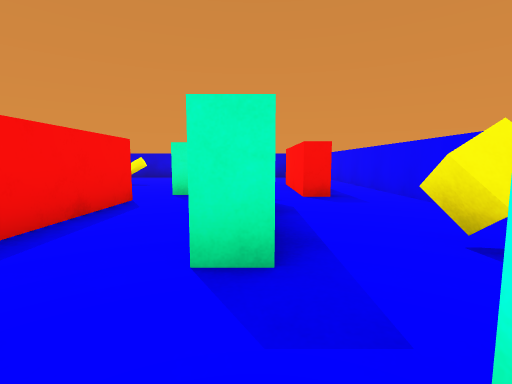
[1] (above)

21 first-person views from a walk through a Unity game level. The camera is 0.62 m above the floor, tilts 6° down and sees 85° across. The floor is counted in squares, 1 m on a side. Each view is taken from the middle of a square. On the plan, view 1 faces up. The plan holds only what a view shows up to about 9 squares ahead; the rest is blank. The player is left out.

[2]
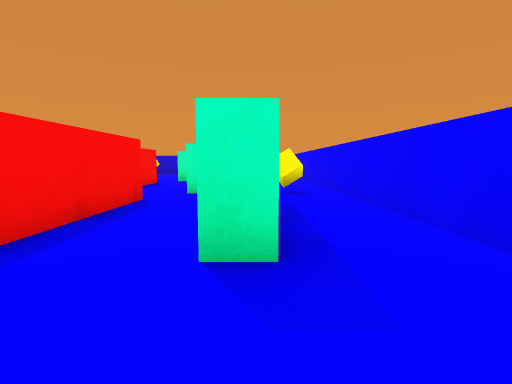

[3]
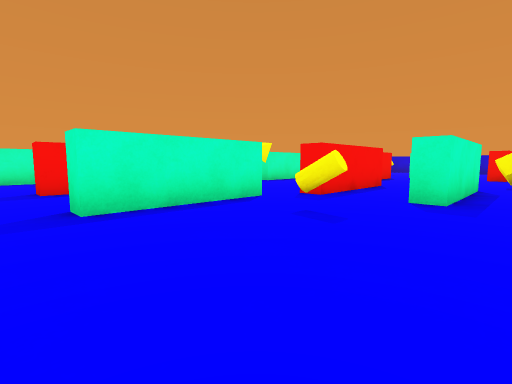

[4]
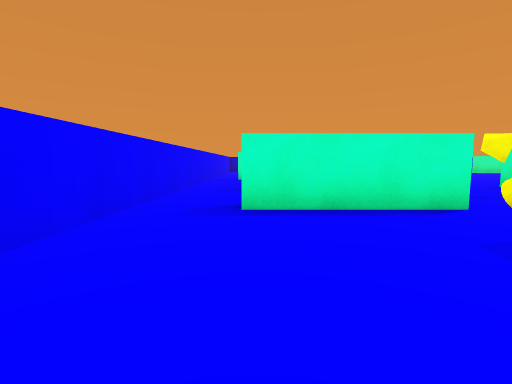

[5]
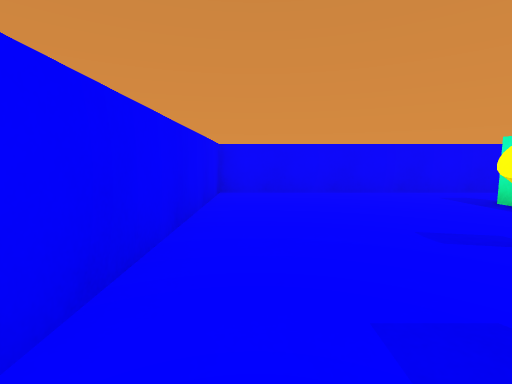

[6]
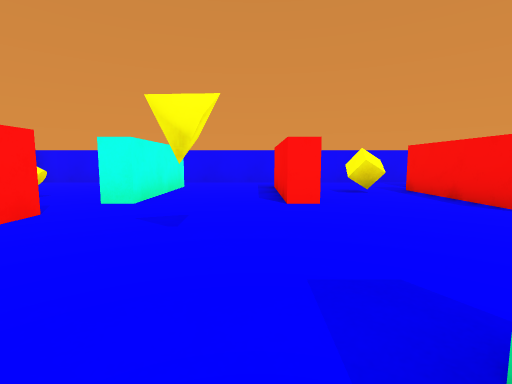

[7]
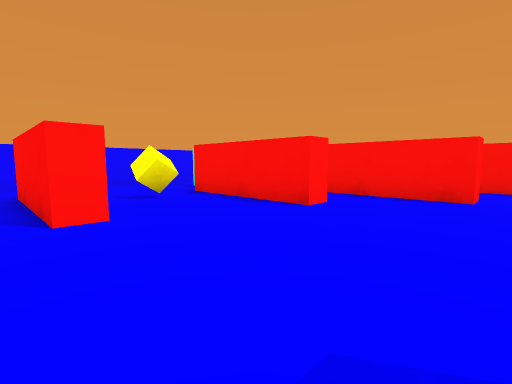

[8]
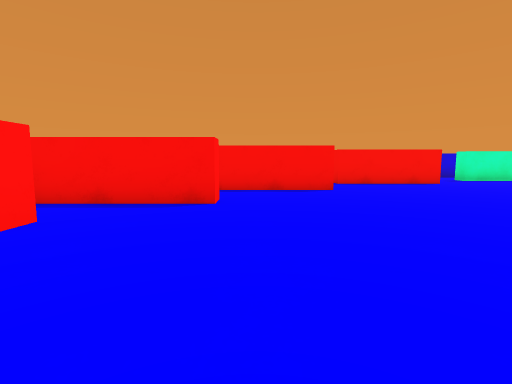

[9]
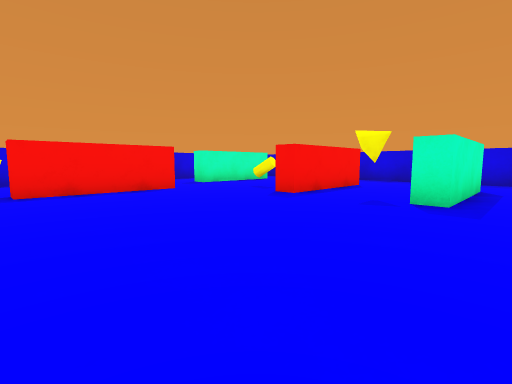

[10]
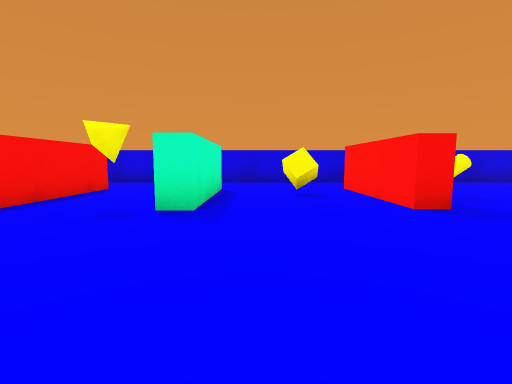

[11]
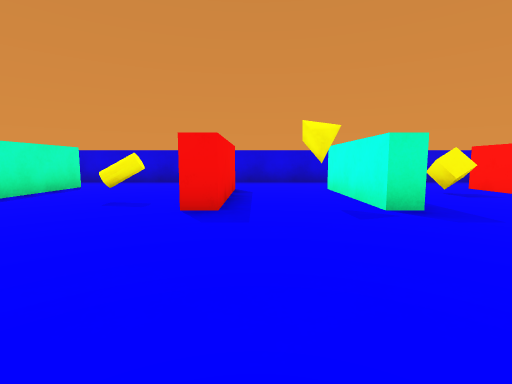

[12]
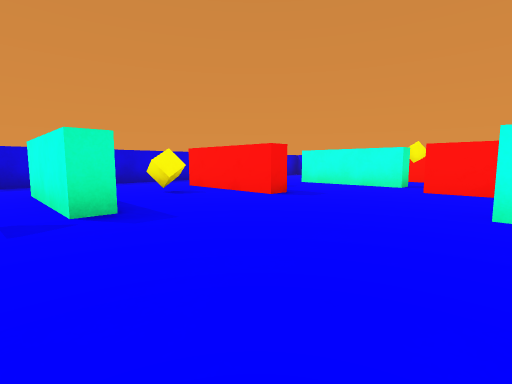

[13]
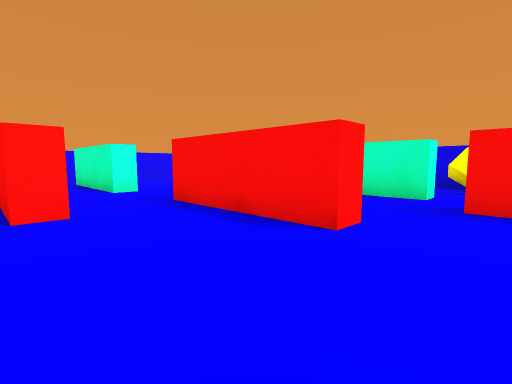

[14]
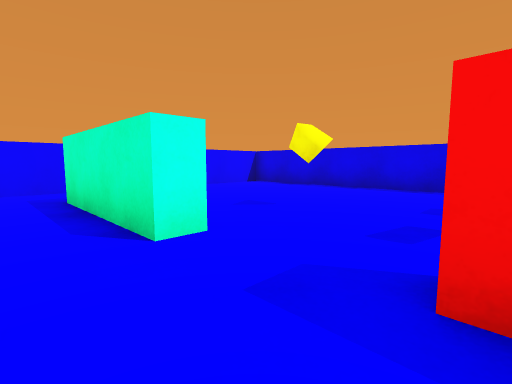

[15]
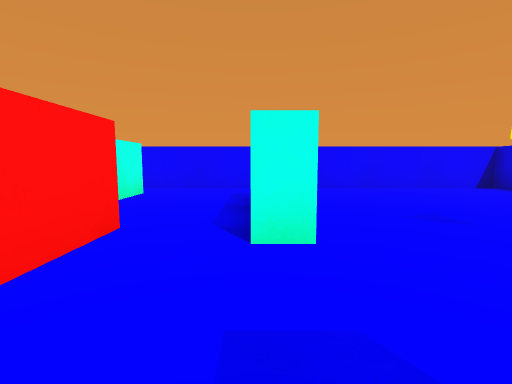

[16]
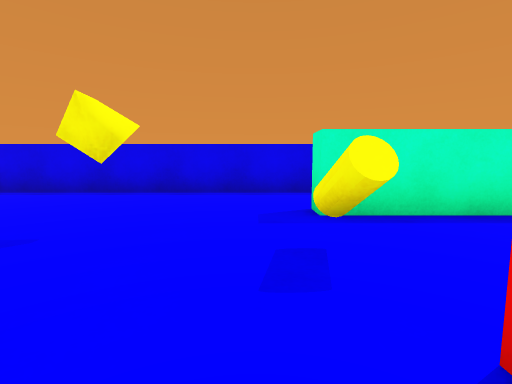

[17]
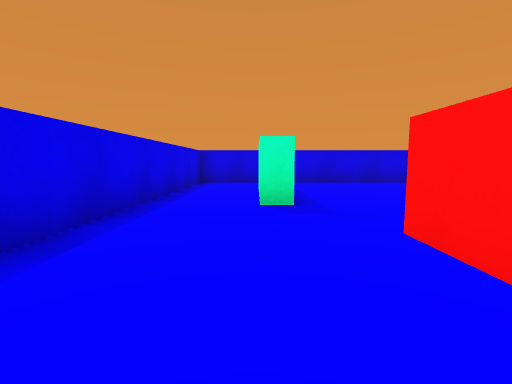

[18]
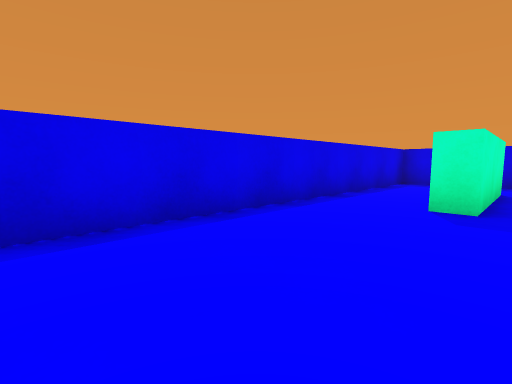

[19]
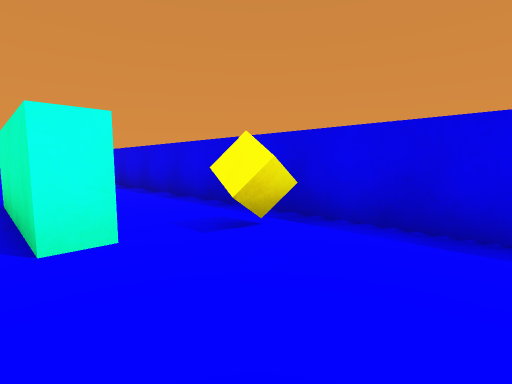

[20]
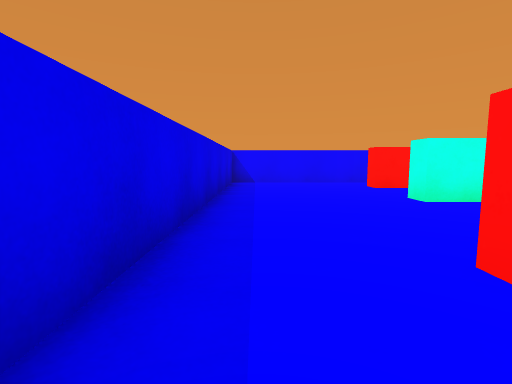

[21]
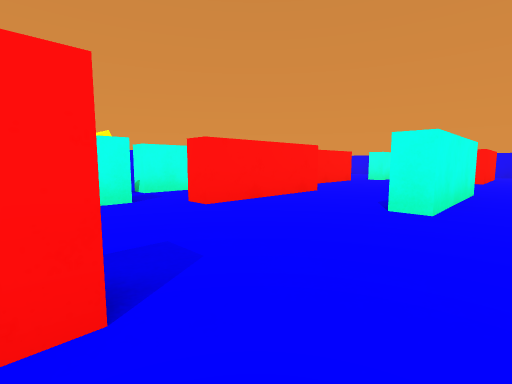

### Floor plan
Points are (right, up) in squares from view 1. A wall is a line through its corners. A room is listed if a view was taken in it or the views show most of it. See-through windows are left out.
Room 1 (views 1, 2, 3, 4)
walls: (-1.6, -3.1) (-1.6, -6.2) (-2.2, -6.2); (1.1, -2.3) (0.6, -2.3); (-2.4, -7.7) (2.8, -7.7) (2.8, -2.5); (-0.9, 0.8) (-0.9, -2.3) (-1.4, -2.3)
ways out: opening at (1, -0.5) to room 2; opening at (-2, -7) to room 3; opening at (-1, -3) to room 3
objects: yellow cylinder (0, -4)
Room 2 (view 5)
walls: (0.1, 1.6) (-0.5, 1.6); (1.1, 0.8) (1.1, -2.3); (1.4, 5.1) (0.9, 5.1); (2.8, -2.5) (2.8, 4.5)
ways out: opening at (1, -0.5) to room 1; opening at (2, 4) to room 3; opening at (0, 1) to room 6
objects: yellow cube (2, 2)
Room 3 (views 6, 7, 8, 9, 10, 11, 12, 13, 14, 15, 17, 18, 19, 20, 21)
walls: (-4.4, 6.6) (-4.9, 6.6) (-4.9, 9.8); (-5.2, 0.2) (-5.2, 3.3) (-4.6, 3.3); (-2.6, 1.5) (-2.6, 4.6) (-2, 4.6); (-11.9, 1.8) (-11.3, 1.8) (-11.3, -1.2); (-9.8, -0.6) (-9.2, -0.6) (-9.2, -3.4); (-7.8, 9.6) (-7.8, 6.6) (-8.3, 6.6) (-8.3, 9.6); (-1, 5.3) (-1.6, 5.3) (-1.6, 8.3) (-1, 8.3); (-13.2, 5.5) (-13.2, 2.4); (-8, -2.3) (-7.4, -2.3) (-7.4, -5.4); (-10.5, 9.6) (-10.5, 6.6) (-11, 6.6); (-0.4, 4.6) (0.1, 4.6); (-13.7, 4.4) (-13.7, 5.5); (-0.3, 5.1) (-0.4, 5.6); (0.9, 5.1) (0.9, 8.1) (1.4, 8.1); (-14.8, 1.8) (-14.2, 1.8); (-1.4, -2.3) (-1.4, -0.1); (-4.9, -4.8) (-4.9, -3.1) (-4.5, -3.1) (-4.5, -6.2) (-5, -6.2); (-14.4, 10.1) (-14.4, 7.1) (-15, 7.1); (2.8, 4.5) (2.8, 11.7) (-16.7, 11.7) (-16.7, -1.5); (-8.2, -5.8) (-8.2, -6.8); (-2.2, -6.2) (-2.2, -3.1) (-1.6, -3.1); (-8.4, -7.7) (-2.4, -7.7)
ways out: opening at (-2, -7) to room 1; opening at (-1, -3) to room 1; opening at (2, 4) to room 2; opening at (-15.5, -1) to room 4; opening at (-10.5, -1) to room 4; opening at (-8, -7) to room 5; opening at (-1.5, 2.5) to room 6
objects: yellow cube (-16, 2); yellow cylinder (-12, 7); yellow cube (-6, -5); yellow cube (-6, 9); yellow cylinder (-3, 8)
Room 4 (view 16)
walls: (-11.5, -3.1) (-11, -3.1); (-16.7, -1.5) (-16.7, -7.7) (-11.4, -7.7); (-9.7, -3.6) (-9.7, -2.4); (-14.2, 1.8) (-14.2, -1.2) (-14.8, -1.2); (-13.2, 2.4) (-13.8, 2.4)
ways out: opening at (-15.5, -1) to room 3; opening at (-10.5, -1) to room 3; opening at (-11, -7) to room 5; opening at (-10, -4) to room 5
objects: yellow cylinder (-13, -1)
Room 5 (no view inside)
walls: (-8.7, -6.8) (-8.7, -5.5); (-11.4, -7.7) (-8.4, -7.7); (-11, -3.1) (-11, -6.1)
ways out: opening at (-8, -7) to room 3; opening at (-11, -7) to room 4; opening at (-10, -4) to room 4
Room 6 (no view inside)
walls: (-0.4, 3.5) (-0.4, 4.6); (-2, 4.6) (-2, 2.1)
ways out: opening at (0, 1) to room 2; opening at (-1.5, 2.5) to room 3

Positions as (right, up) in squares from view 1, and headings:
1: (0, 0), facing up
2: (1, -4), facing up
3: (2, -7), facing up-left
4: (2, -6), facing left
5: (2, -2), facing down
6: (-4, 1), facing down
7: (-4, 0), facing down-left
8: (-5, 0), facing left
9: (-7, 2), facing up-left
10: (-7, 3), facing up
11: (-10, 3), facing up
12: (-9, 3), facing up-right
13: (-9, 3), facing down-left
14: (-10, -1), facing down-left
15: (-11, -1), facing down
16: (-11, -2), facing left
17: (-15, 3), facing up
18: (-14, 3), facing up-left
19: (-14, 4), facing down-left
20: (-6, 11), facing right
21: (-6, 7), facing down-right
